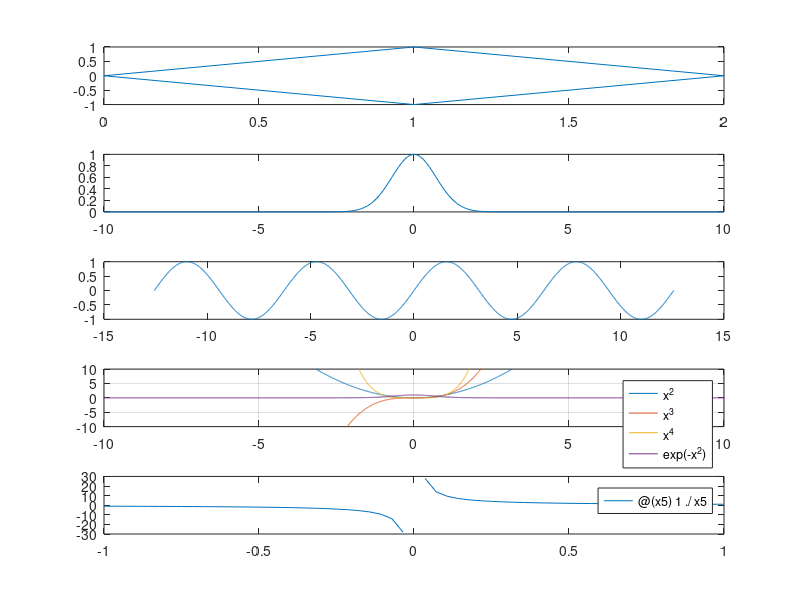
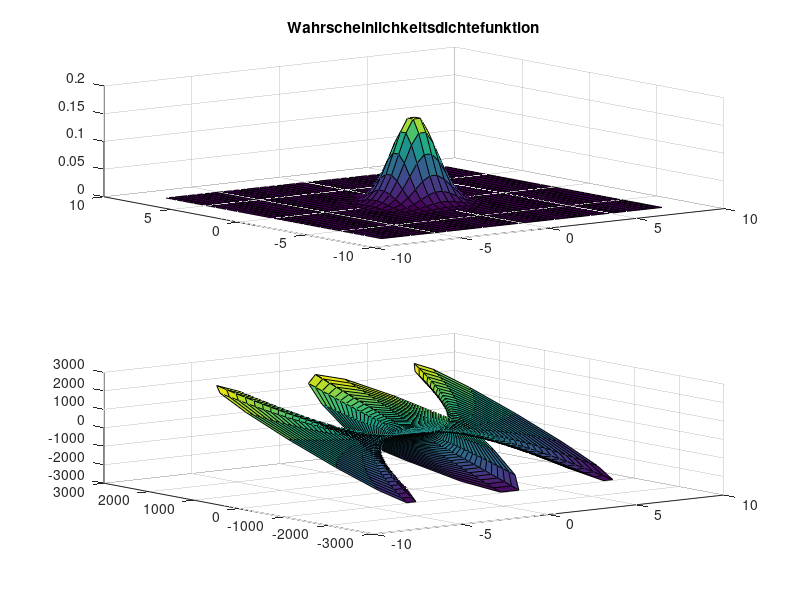
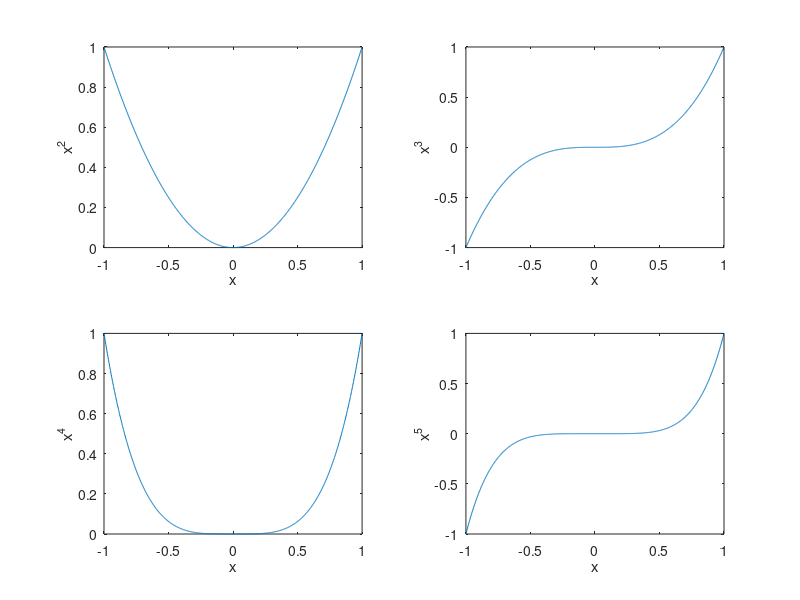

The MATLAB source for these figures, in order:
close all; clear all; clc;
figure (1);
%%Aufgabe 1
x1=[0 1 2 1 0];
y1=[0 1 0 -1 0];
subplot (5,1,1)
plot(x1,y1)
%%Aufgabe 2
x2= -10:0.1:10;
y2= (-1 .* (x2.^2));
subplot (5,1,2)
plot(x2,exp(y2))
x3= linspace(-4*pi,4*pi,2000);
y3= sin (x3);
subplot (5,1,3)
plot(x3,y3)
%%Aufgabe 3 
x4= linspace(-100,100,100000);
subplot (5,1,4)
plot(x4,x4.^2)
hold on
plot(x4,x4.^3)
plot(x4,x4.^4)
plot(x4,exp(-1 .* (x4.^2)))
legend('x^2','x^3','x^4','exp(-x^2)')
ylim([-10 10]);
xlim([-10 10]);
grid on
hold off
%%Aufgabe 4
x5= linspace(-1,1,50000)
subplot(5,1,5)
fplot(@(x5) 1./x5,[-1 1])
%%Aufgabe 5
figure(2);
subplot(2,1,1)
x=linspace(-8,8,40);
y=linspace(-8,8,40);
[mX,mY]=meshgrid(x,y);
mR=-0.5 .* (mX.^2 + mY.^2);
mZ=(0.5/pi).* exp(mR);
surf(mX,mY,mZ)
title ("Wahrscheinlichkeitsdichtefunktion")
%%Aufgabe 6
subplot(2,1,2)
r=linspace(0,13,40);
phi=linspace(0,2*pi,40);
[mR,mPhi]=meshgrid(r,phi);
mX=mR.*0.5.*sin(mPhi);
mY=mR.^3.*cos(3.*mPhi);
mZ=mX+mY;
surf(mX,mY,mZ)
%%Aufgabe 7
figure(3);
x=linspace(-1,1,1000)
subplot(221)
plot(x,x.^2)
ylabel("x^2")
xlabel("x")
subplot(222)
plot(x,x.^3)
ylabel("x^3")
xlabel("x")
subplot(223)
plot(x,x.^4)
ylabel("x^4")
xlabel("x")
subplot(224)
plot(x,x.^5)
ylabel("x^5")
xlabel("x")






